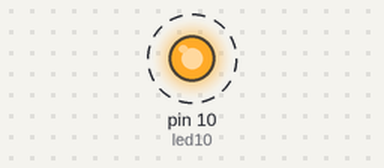
Bench run of a sketch on a simulated Arduino Uno, built with avr-gcc and run on an emulated ATmega328P. Parts: output pins drawn as LEDs (lit = HIGH). Dashed ring = blinking.

Above: at 0.5 s.
Timing chart, 0 to 3.5 s (numbered marks = the images above):
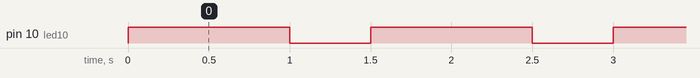

Measured:
- by itself, pin 10 (led10): alternates HIGH for 1.0 s and LOW for 0.50 s

The sketch:

cem_foro_iteligente2.ino
```cpp
/*
ARDUINO 01
SEMÁFORO
*/

// define a variavel para o LED azul
int led10 = 10; // Led azul

void setup(){
  // configura os pinos como saidas digitais
  pinMode(led10,OUTPUT);
}

// O led Azul deverá sempre piscar de um em um segundo.
void loop(){
  digitalWrite(led10,HIGH);
  delay(1000);
  digitalWrite(led10,LOW);
  delay(500);

}

  
```
